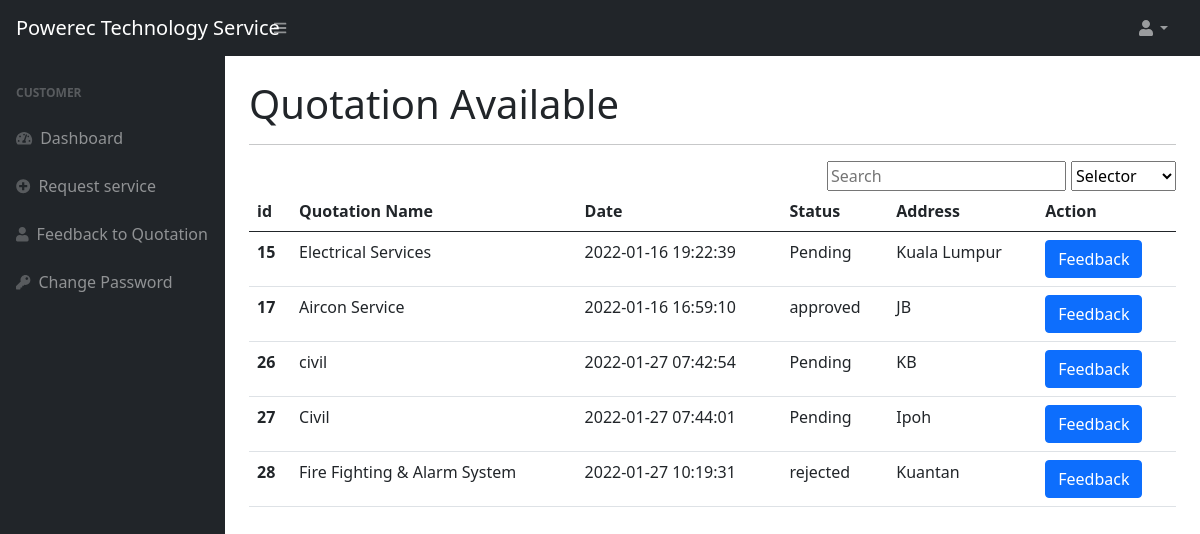
The page /feedback_view.php (signed in) on the database its author committed.
### tables this page shows
CREATE TABLE `quotation` (
  `qid` int(11) NOT NULL,
  `service` text DEFAULT NULL,
  `status` varchar(10) DEFAULT 'Pending',
  `date` timestamp NOT NULL DEFAULT current_timestamp(),
  `q_addr` text NOT NULL,
  `uid` int(11) NOT NULL
);

### feedback_view.php (the view, shortened to what this page needs)
<?php session_start();
include_once('includes/config.php');
if (strlen($_SESSION['id']==0)) {
  header('location:logout.php');
  } else{
?>
<!DOCTYPE html>
<html lang="en">
    <head>
        <link href="https://cdn.jsdelivr.net/npm/simple-datatables@latest/dist/style.css" rel="stylesheet" />
        <link href="css/styles.css" rel="stylesheet" />
    </head>
    <body class="sb-nav-fixed">
    	 <?php include_once('includes/navbar.php');?>
    	 <div id="layoutSidenav">
          <?php include_once('includes/c_sidebar.php');?>
            <div id="layoutSidenav_content">
                <main>
                    <div class="container-fluid px-4">
                        <h1 class="mt-4">Quotation Available</h1>
                        <hr />
                        <div style="display: flex; justify-content: flex-end;">
                        	<input type="text" id="search" placeholder="Search" style="margin-right: 5px;">
                        	<select id="select">
                        		<option value="">Selector</option>
                        	</select>
                        </div>
                        <table class="table">
					  <thead>
					    <tr>
					      <th scope="col">id</th>
					      <th scope="col">Quotation Name</th>
					      <th scope="col">Date</th>
					      <th scope="col">Status</th>
					      <th scope="col">Address</th>
					      <th scope="col">Action</th>
					    </tr>
					  </thead>
					  <tbody id="myTable">
					  	<?php
					  		$id = $_SESSION['id'];
					  		$result = $con->query("SELECT * FROM quotation q, users u WHERE u.id = q.uid AND q.uid=$id;") or die($con->error());
					  		if ($result->num_rows > 0){
					  			while ($row = $result->fetch_assoc()){
					  				?>
					    <tr>
					      <th scope="row"><?php echo $row['qid']; ?></th>
					      <td><?php echo $row['service']; ?></td>
					      <td><?php echo $row['date']; ?></td>
					      <td><?php echo $row['status']; ?></td>
					      <td><?php echo $row['q_addr']; ?></td>
					      <td>
					      	<a class="btn btn-primary" href="feedback_content.php?qid=<?php echo $row['qid']; ?>&service=<?php echo $row['service']; ?>">Feedback</a>
					      </td>
					    </tr>
					    <?php }}else{ ?>
					    	<h3>No Quotation Available.</h3>
					    <?php } ?>
					  </tbody>
					</table>
				</main>
    </body>
    </html>
<?php } ?>

### includes/navbar.php (shortened to what this page needs)
<nav class="sb-topnav navbar navbar-expand navbar-dark bg-dark">
          <a class="navbar-brand ps-3" href="#"> Powerec Technology Service</a>
          <button class="btn btn-link btn-sm order-1 order-lg-0 me-4 me-lg-0" style="margin-left:40px" id="sidebarToggle" href="#!"><i class="fas fa-bars"></i></button>
          <form class="d-none d-md-inline-block form-inline ms-auto me-0 me-md-3 my-2 my-md-0">
              <div class="input-group">
              </div>
          </form>
          <ul class="navbar-nav ms-auto ms-md-0 me-3 me-lg-4">
              <li class="nav-item dropdown">
                  <a class="nav-link dropdown-toggle" id="navbarDropdown" href="#" role="button" data-bs-toggle="dropdown" aria-expanded="false"><i class="fas fa-user fa-fw"></i></a>
              </li>
          </ul>
      </nav>

### includes/c_sidebar.php
<div id="layoutSidenav_nav">
              <nav class="sb-sidenav accordion sb-sidenav-dark" id="sidenavAccordion">
                  <div class="sb-sidenav-menu">
                      <div class="nav">
                          <div class="sb-sidenav-menu-heading">Customer</div>
                          <a class="nav-link" href="customer.php">
                              <div class="sb-nav-link-icon"><i class="fas fa-tachometer-alt"></i></div>
                              Dashboard
                          </a>
                          <a class="nav-link" href="request-services.php">
                              <div class="sb-nav-link-icon"><i class="fa fa-plus-circle"></i></div>
                              Request service
                          </a>
                          <a class="nav-link" href="feedback_view.php">
                              <div class="sb-nav-link-icon"><i class="fas fa-user"></i></div>
                              Feedback to Quotation
                          </a>
                          <a class="nav-link" href="c_change-password.php">
                              <div class="sb-nav-link-icon"><i class="fas fa-key"></i></div>
                             Change Password
                          </a>
                      </div>
                  </div>
              </nav>
          </div>

### rows shown on the page
quotation: qid "15", service "Electrical Services", date "2022-01-16 19:22:39", status "Pending", q_addr "Kuala Lumpur"
quotation: qid "17", service "Aircon Service", date "2022-01-16 16:59:10", status "approved", q_addr "JB"
quotation: qid "26", service "civil", date "2022-01-27 07:42:54", status "Pending", q_addr "KB"
quotation: qid "27", service "Civil", date "2022-01-27 07:44:01", status "Pending", q_addr "Ipoh"
quotation: qid "28", service "Fire Fighting & Alarm System", date "2022-01-27 10:19:31", status "rejected", q_addr "Kuantan"
